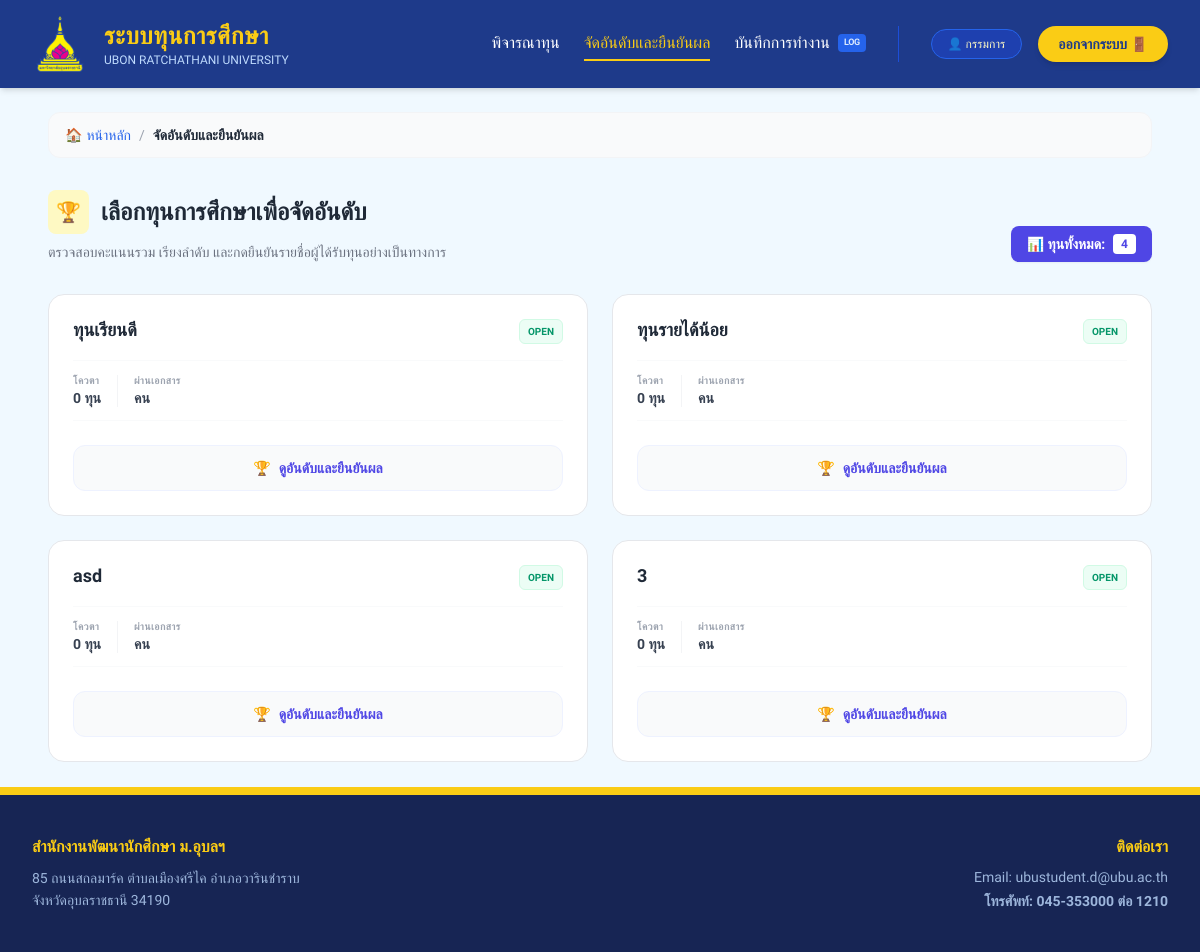
/director/ranking-selection, run on an earlier commit of the app's database.
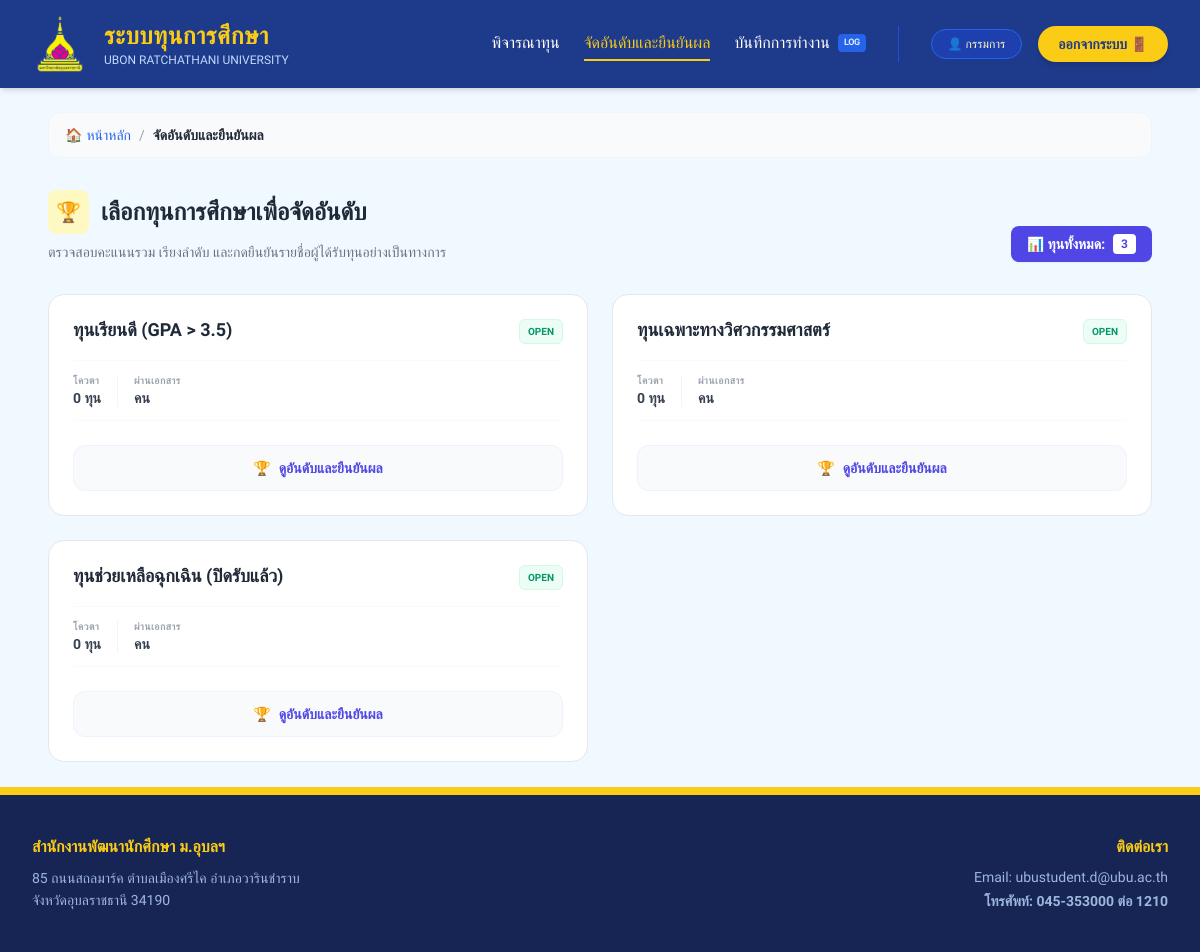
And on a later commit of the database.
### models.py (models this page shows, shortened)
class Scholarship(db.Model):
    __tablename__ = 'scholarship'
    id = db.Column(db.String(20), primary_key=True)
    name = db.Column(db.String(100), nullable=False) # ชื่อทุน
    quota = db.Column(db.Integer, default=0) # จำนวนกี่ทุน
    amount = db.Column(db.Float, nullable=True) # ทุนละเท่าไหร่
    category = db.Column(db.String(50)) # ประเภทของทุน (เช่น ทุนภายใน/ภายนอก)
    start_date = db.Column(db.Date) # วันที่เปิดรับสมัคร
    end_date = db.Column(db.Date) # วันที่ปิดรับสมัคร
    provider = db.Column(db.String(100)) # หน่วยงานของทุนนั้นๆ
    min_gpax = db.Column(db.Float, nullable=True)
    income_cap = db.Column(db.Float, nullable=True) # กำหนดเพดานรายได้ (ถ้ามี)
    status = db.Column(db.String(20), default='open')  # สถานะของทุน open(เปิดรับ),checking=close(กำลังตรวจสอบ,ปิดทุน), interview(รายชื่อสัมภาษณ์), announce(รายชื่อได้รับทุน)
    interview_file_url = db.Column(db.String(500))    # ลิงก์ไฟล์ประกาศสัมภาษณ์
    announce_file_url = db.Column(db.String(500))     # ลิงก์ไฟล์ประกาศคนได้ทุน
    faculty_condition = db.Column(db.String(100), nullable=True) # หรือเป็น Text ก็ได้
    image = db.Column(db.String(200), nullable=True) # ชื่อไฟล์ภาพ
    qualifications = db.Column(db.Text, nullable=True) # คุณสมบัติ
    conditions = db.Column(db.Text, nullable=True) # เงื่อนไข
    scholarship_type = db.Column(db.String(50), nullable=True) # ประเภททุน (ทุนบริจาค, ฯลฯ)
    scholarship_nature = db.Column(db.String(50), nullable=True) # ลักษณะทุน (ทุนรายปี, ฯลฯ)
    number_of_scholarships = db.Column(db.Integer, default=1) # จำนวนทุน
    required_documents = db.Column(db.Text, nullable=True) # เอกสารที่ต้องส่ง
    criteria = db.relationship('Criterion', backref='scholarship', lazy=True)
    applications = db.relationship('Application', backref='scholarship', lazy=True)

### routes/director_routes.py (the view)
@director_bp.route("/ranking-selection")
def ranking_selection():
    scholarships = Scholarship.query.all()
    return render_template("director/ranking_selection.html", scholarships=scholarships)

### templates/director/ranking_selection.html (shortened to what this page needs)
{% extends "layouts/base_director.html" %}
{% block content %}
<div class="max-w-6xl mx-auto font-prompt p-6">
    <nav class="flex items-center text-sm font-medium mb-8 space-x-2 no-print bg-gray-50 py-3 px-4 rounded-xl border border-gray-100">
        <a href="{{ url_for('director.home') }}" class="text-blue-600 hover:text-blue-800 transition flex items-center gap-1">
            <span>🏠</span> หน้าหลัก
        </a>
        <span class="text-gray-400">/</span>
        <span class="text-gray-800 font-bold">จัดอันดับและยืนยันผล</span>
    </nav>
    <div class="mb-8 flex flex-col md:flex-row md:items-end justify-between gap-4">
        <div>
            <h2 class="text-2xl font-extrabold text-gray-800 flex items-center gap-3">
                <span class="bg-yellow-100 p-2 rounded-lg text-xl">🏆</span>
                เลือกทุนการศึกษาเพื่อจัดอันดับ
            </h2>
            <p class="text-gray-500 text-sm mt-2">ตรวจสอบคะแนนรวม เรียงลำดับ และกดยืนยันรายชื่อผู้ได้รับทุนอย่างเป็นทางการ</p>
        </div>
        <div class="bg-indigo-600 text-white px-4 py-2 rounded-lg shadow-sm text-sm font-bold flex items-center gap-2">
            <span>📊 ทุนทั้งหมด:</span>
            <span class="bg-white text-indigo-600 px-2 py-0.5 rounded text-xs">{{ scholarships|length }}</span>
        </div>
    </div>
    <div class="grid grid-cols-1 md:grid-cols-2 lg:grid-cols-2 gap-6">
        {% for scholarship in scholarships %}
        <div class="bg-white p-6 rounded-2xl border border-gray-200 hover:border-indigo-400 hover:shadow-xl transition-all duration-300 group flex flex-col justify-between">
            <div>
                <div class="flex justify-between items-start mb-4">
                    <h3 class="text-lg font-bold text-gray-800 group-hover:text-indigo-600 transition-colors leading-tight">
                        {{ scholarship.name }}
                    </h3>
                    <span class="bg-emerald-50 text-emerald-600 text-[10px] font-bold px-2 py-1 rounded-md border border-emerald-100">OPEN</span>
                </div>
                <div class="flex items-center gap-4 py-3 border-y border-gray-50 mb-4">
                    <div class="flex flex-col">
                        <span class="text-[10px] text-gray-400 uppercase font-bold tracking-wider">โควตา</span>
                        <span class="text-sm font-bold text-gray-700">{{ scholarship.quota }} ทุน</span>
                    </div>
                    <div class="flex flex-col">
                        <span class="text-[10px] text-gray-400 uppercase font-bold tracking-wider">ผ่านเอกสาร</span>
                        <span class="text-sm font-bold text-gray-700">{{ scholarship.passed_docs }} คน</span>
                    </div>
                </div>
            </div>
            <div class="mt-2">
                <a href="{{ url_for('director.scholarship_ranking', scholarship_id=scholarship.id) }}"
                   class="w-full bg-gray-50 text-indigo-600 group-hover:bg-indigo-600 group-hover:text-white px-4 py-3 rounded-xl text-sm font-bold transition-all flex items-center justify-center gap-2 border border-indigo-50 group-hover:border-indigo-600">
                    <span>🏆</span> ดูอันดับและยืนยันผล
                </a>
            </div>
        </div>
        {% else %}
        <div class="col-span-full py-20 text-center bg-gray-50 rounded-3xl border-2 border-dashed border-gray-200">
            <p class="text-gray-400">ไม่พบข้อมูลทุนการศึกษาในระบบ</p>
        </div>
        {% endfor %}
    </div>
</div>
{% endblock %}

What changed in the data, as far as the page shows it:
removed Scholarship: name "asd", quota "0"
removed Scholarship: name "3", quota "0"
changed Scholarship: name "ทุนเรียนดี" → "ทุนเรียนดี (GPA > 3.5)"
changed Scholarship: name "ทุนรายได้น้อย" → "ทุนเฉพาะทางวิศวกรรมศาสตร์"
added Scholarship: name "ทุนช่วยเหลือฉุกเฉิน (ปิดรับแล้ว)", quota "0"
Also different on the page:
{{ scholarships|length }}: "4" → "3"
